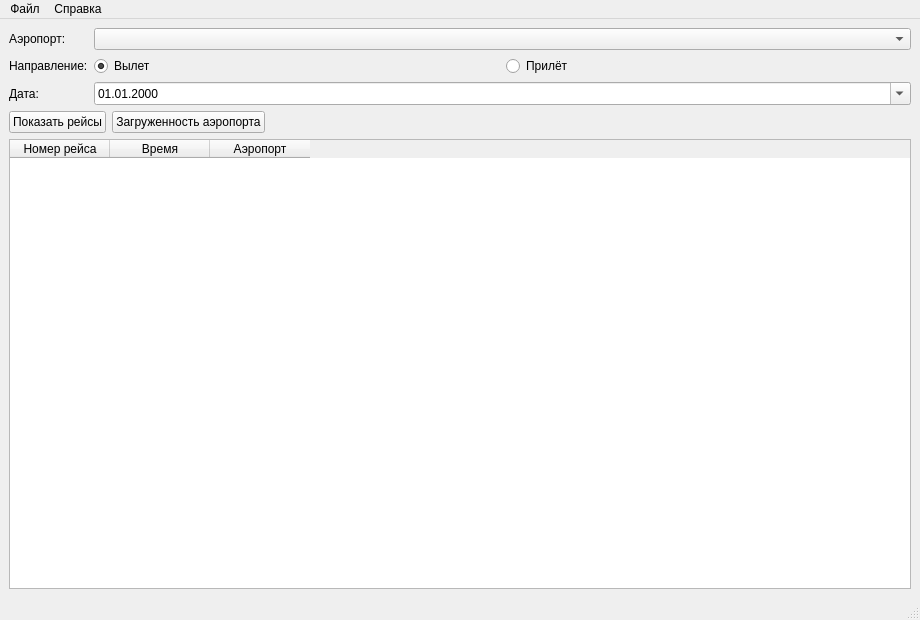
<?xml version="1.0" encoding="UTF-8"?>
<ui version="4.0">
 <class>MainWindow</class>
 <widget class="QMainWindow" name="MainWindow">
  <property name="geometry">
   <rect><x>0</x><y>0</y><width>920</width><height>620</height></rect>
  </property>
  <property name="windowTitle">
   <string>Инспектор аэропортов</string>
  </property>
  <widget class="QWidget" name="centralwidget">
   <layout class="QVBoxLayout" name="verticalLayout">
    <item>
     <layout class="QFormLayout" name="formLayout">
      <item row="0" column="0">
       <widget class="QLabel" name="labelAirport">
        <property name="text"><string>Аэропорт:</string></property>
       </widget>
      </item>
      <item row="0" column="1">
       <widget class="QComboBox" name="airportCombo">
        <property name="minimumSize">
         <size><width>320</width><height>0</height></size>
        </property>
       </widget>
      </item>
      <item row="1" column="0">
       <widget class="QLabel" name="labelDirection">
        <property name="text"><string>Направление:</string></property>
       </widget>
      </item>
      <item row="1" column="1">
       <layout class="QHBoxLayout" name="directionLayout">
        <item>
         <widget class="QRadioButton" name="departureRadio">
          <property name="text"><string>Вылет</string></property>
          <property name="checked"><bool>true</bool></property>
         </widget>
        </item>
        <item>
         <widget class="QRadioButton" name="arrivalRadio">
          <property name="text"><string>Прилёт</string></property>
         </widget>
        </item>
       </layout>
      </item>
      <item row="2" column="0">
       <widget class="QLabel" name="labelDate">
        <property name="text"><string>Дата:</string></property>
       </widget>
      </item>
      <item row="2" column="1">
       <widget class="QDateEdit" name="dateEdit">
        <property name="calendarPopup"><bool>true</bool></property>
        <property name="displayFormat"><string>dd.MM.yyyy</string></property>
       </widget>
      </item>
     </layout>
    </item>
    <item>
     <layout class="QHBoxLayout" name="buttonsLayout">
      <item>
       <widget class="QPushButton" name="searchButton">
        <property name="text"><string>Показать рейсы</string></property>
       </widget>
      </item>
      <item>
       <widget class="QPushButton" name="statsButton">
        <property name="text"><string>Загруженность аэропорта</string></property>
       </widget>
      </item>
      <item>
       <spacer name="horizontalSpacer">
        <property name="orientation"><enum>Qt::Horizontal</enum></property>
        <property name="sizeHint" stdset="0">
         <size><width>40</width><height>20</height></size>
        </property>
       </spacer>
      </item>
     </layout>
    </item>
    <item>
     <widget class="QTableWidget" name="table">
      <column><property name="text"><string>Номер рейса</string></property></column>
      <column><property name="text"><string>Время</string></property></column>
      <column><property name="text"><string>Аэропорт</string></property></column>
     </widget>
    </item>
   </layout>
  </widget>
  <widget class="QMenuBar" name="menubar">
   <widget class="QMenu" name="menuFile">
    <property name="title"><string>Файл</string></property>
    <addaction name="actionExit"/>
   </widget>
   <widget class="QMenu" name="menuHelp">
    <property name="title"><string>Справка</string></property>
    <addaction name="actionAbout"/>
   </widget>
   <addaction name="menuFile"/>
   <addaction name="menuHelp"/>
  </widget>
  <widget class="QStatusBar" name="statusbar"/>
  <action name="actionExit">
   <property name="text"><string>Выход</string></property>
  </action>
  <action name="actionAbout">
   <property name="text"><string>О программе</string></property>
  </action>
 </widget>
 <resources/>
 <connections/>
</ui>
